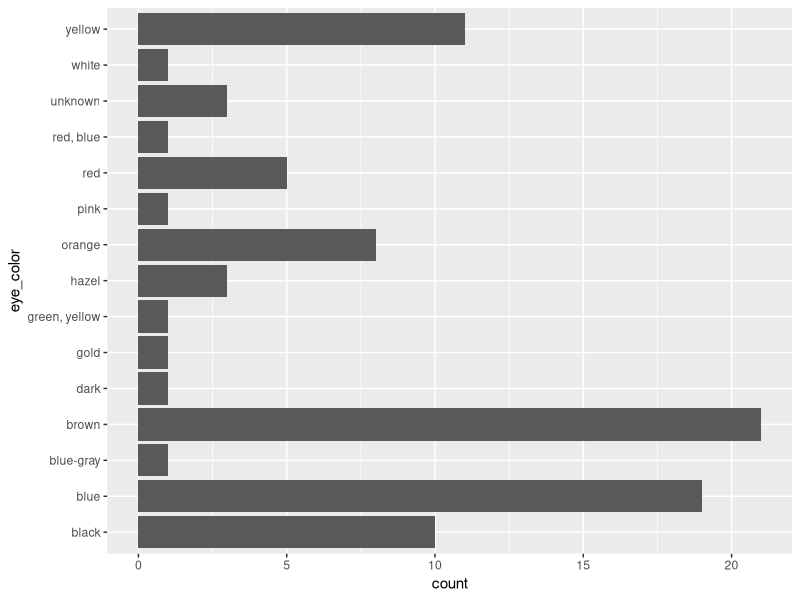
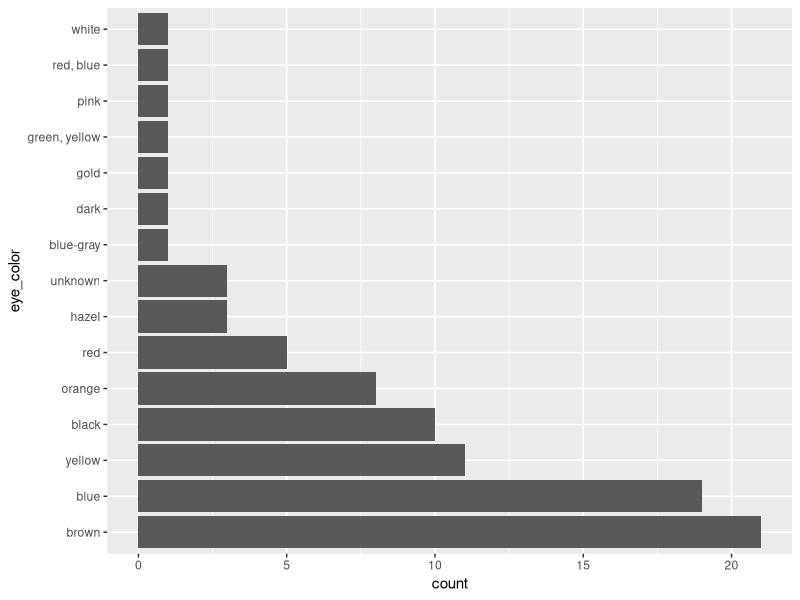
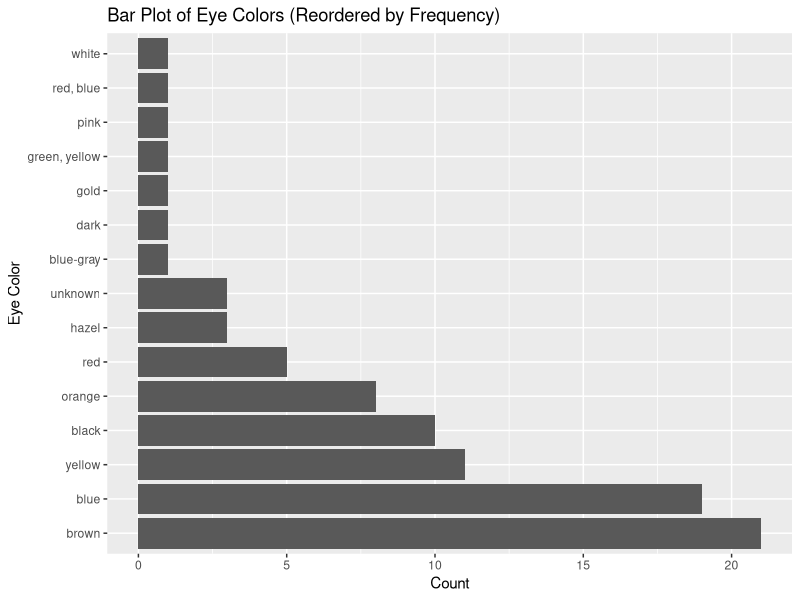
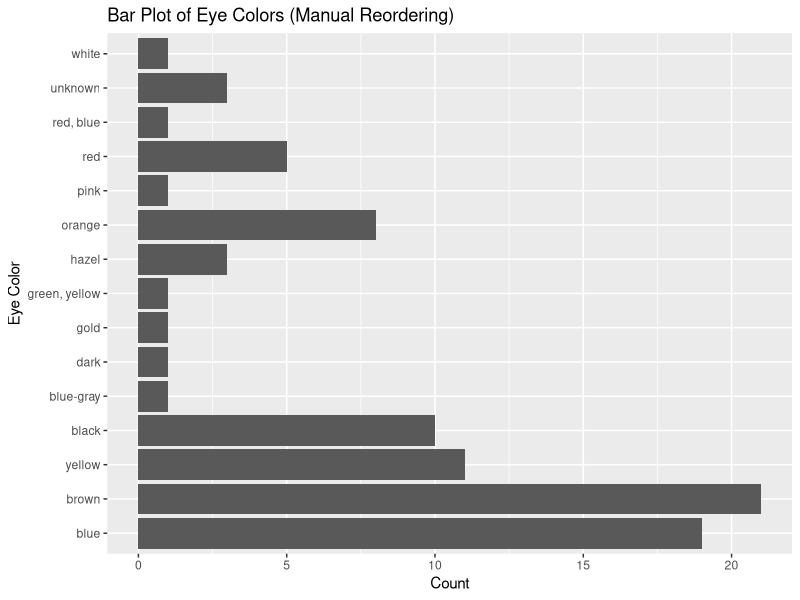

The R source for these figures, in order:
## ---- chunk 1
install.packages("tidyverse")
## ---- chunk 2
#install.packages("stringr")
## ---- chunk 3
library(stringr)

x <- c("house", "car", "plant", "telephone", "arm chair")
print(x)
## ---- chunk 4
str_length(x)
## ---- chunk 5
# Define the vector
words <- c("house", "car", "plant", "telephone", "arm chair")

# Split each word into its individual characters and create a list of characters
split_words <- strsplit(words, "")

# Function to get the index of each letter
index_letters <- function(chars) {
  return(paste(chars, 1:length(chars), sep = ":", collapse = " "))
}

# Apply the function to each item in the list
indexed_words <- sapply(split_words, index_letters)

# Print the result
print(indexed_words)

## ---- chunk 6
str_sub(x, start = 2, end = 5)
## ---- chunk 7
str_detect(x, "ar")
## ---- chunk 8
x[str_detect(x, "ar")]
## ---- chunk 9
str_replace(x, "e", "***")
## ---- chunk 10
str_replace_all(x, "e", "***")
## ---- chunk 11
str_count(x, "a")
## ---- chunk 12
str_subset(x, "a")

## ---- chunk 13
y <- c("  hello ", "from  ", " R   ")
print(y)
## ---- chunk 14
str_trim(y)
## ---- chunk 15
z <- c("office chair", "front desk", "brown laptop case")
print(z)
## ---- chunk 16
str_split(z, " ")
## ---- chunk 17
str_to_title(x)
## ---- chunk 18
str_to_upper(x)
## ---- chunk 19
# extract the characters on either side of the vowel
str_match(x, "(.)[aeiou](.)")
## ---- chunk 20
#install.packages("tidyverse")
## ---- chunk 21
#install.packages("forcats")
## ---- chunk 22
#pak::pak("tidyverse/forcats")
## ---- chunk 23
library(forcats)
library(dplyr)
library(ggplot2)
## ---- chunk 24
starwars %>% 
  filter(!is.na(species)) %>%
  count(species, sort = TRUE)
## ---- chunk 25
starwars %>%
  filter(!is.na(species)) %>%
  mutate(species = fct_lump(species, n = 3)) %>%
  count(species)
## ---- chunk 26
ggplot(starwars, aes(x = eye_color)) + 
  geom_bar() + 
  coord_flip()
## ---- chunk 27
starwars %>%
  mutate(eye_color = fct_infreq(eye_color)) %>%
  ggplot(aes(x = eye_color)) + 
  geom_bar() + 
  coord_flip()
## ---- chunk 28
starwars %>%
  filter(!is.na(eye_color)) %>%
  mutate(eye_color = fct_reorder(eye_color, -table(eye_color)[eye_color])) %>%
  ggplot(aes(x = eye_color)) + 
  geom_bar() + 
  coord_flip() +
  labs(title = "Bar Plot of Eye Colors (Reordered by Frequency)",
       x = "Eye Color",
       y = "Count")
## ---- chunk 29
starwars %>%
  filter(!is.na(eye_color)) %>%
  mutate(eye_color = fct_relevel(eye_color, "blue", "brown", "green", "yellow")) %>%
  ggplot(aes(x = eye_color)) + 
  geom_bar() + 
  coord_flip() +
  labs(title = "Bar Plot of Eye Colors (Manual Reordering)",
       x = "Eye Color",
       y = "Count")

